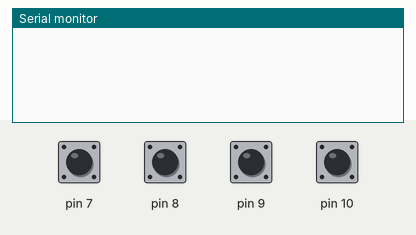
This sketch was run on a simulated Arduino Uno, built with avr-gcc and run on an emulated ATmega328P. On the bench: the last lines printed to the serial monitor. The inputs (shaded band) are chosen by the test bench; at power-on: pin 7–10 HIGH. No radio packets arrive unless stated.

Above: at 1.2 s.
1.3 s: pin 7 pulled LOW for 0.15 s
At 2.6 s:
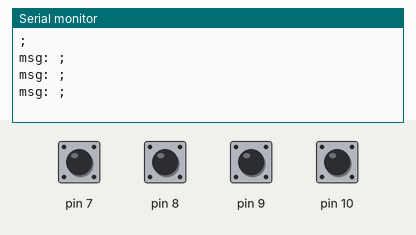
2.9 s: pin 8 pulled LOW for 0.15 s
At 3.3 s:
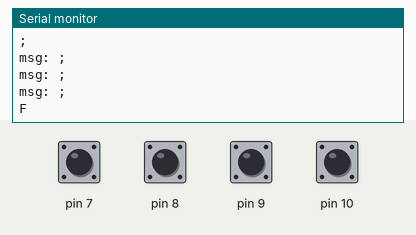
4.5 s: pin 9 pulled LOW for 0.15 s
At 5.7 s:
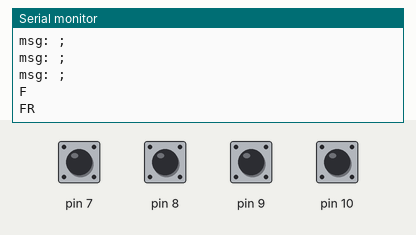
6.1 s: pin 10 pulled LOW for 0.15 s
At 6.9 s:
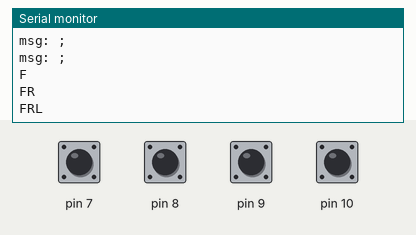
7.7 s: pin 7 pulled LOW for 1 s
At 7.83 s:
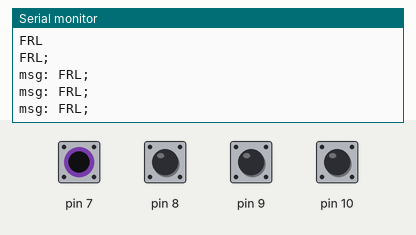
10.2 s: pin 9 pulled LOW for 1 s
At 11.2 s:
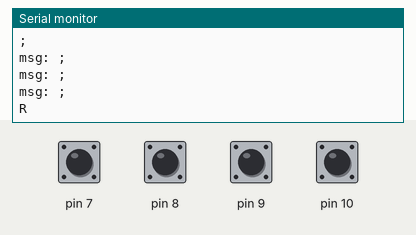

The sketch:

transmitter.ino
```cpp
#include <VirtualWire.h>

#define BAUD 9600
#define RF_BAUD 4000
#define TX_PIN 12

bool isDone = false;

#define left 0
#define right 1
#define fwd 2
#define bwd 3


bool fwd_pushed = false;
bool left_pushed = false;
bool right_pushed = false;
bool bwd_pushed = false;

#define DELAY_BOUNCE 250

#define DELIMITER ";"

#define numberOfButtons 4

#define input(pin) (pinMode(pin, INPUT_PULLUP))

bool isPushed(int pin){
	return (digitalRead(pin) == LOW);
}

void send_data(String in){
  for (int i = 0; i < 3; i++)
  {
    const char* msg = in.c_str();
    Serial.println("msg: " + String(msg));
    vw_send((uint8_t*) in.c_str(), in.length());
    vw_wait_tx();
  }
}

uint8_t buttons[numberOfButtons] = {10, 9, 8, 7};

String push_sequence = "";

void setup(){
	Serial.begin(BAUD);
  vw_set_ptt_inverted(true);
	vw_set_tx_pin(TX_PIN);
  vw_setup(RF_BAUD);
	for (uint8_t i = 0; i < numberOfButtons; i++) input(buttons[i]);
}

void loop(){
	if (isPushed(buttons[left]) && !left_pushed){
		push_sequence += String("L");
    Serial.println(push_sequence);
		left_pushed = true;
	}

	if (isPushed(buttons[right]) && !right_pushed){
		push_sequence += String("R");
    Serial.println(push_sequence);
		right_pushed = true;
	}

	if (isPushed(buttons[fwd]) && !fwd_pushed){
		push_sequence += String("F");
    Serial.println(push_sequence);
		fwd_pushed = true;
	}

	if (isPushed(buttons[bwd]) && !bwd_pushed){
    push_sequence += String(DELIMITER);
    bwd_pushed = true;
    fwd_pushed = false;
    right_pushed = false;
    left_pushed = false;
    Serial.println(push_sequence);
	}

  if (bwd_pushed) {
    send_data(push_sequence);
    push_sequence = "";
    bwd_pushed = false;
  }

}
```

Measured:
- after the input at 1.3 s, the serial monitor: prints a new line at once (image 1)
- after the input at 2.9 s, the serial monitor: prints a new line at once (image 2)
- after the input at 4.5 s, the serial monitor: prints a new line at once (image 3)
- after the input at 6.1 s, the serial monitor: prints a new line at once (image 4)
- after the input at 7.7 s, the serial monitor: prints a new line at once (image 5)
- after the input at 10.2 s, the serial monitor: prints a new line at once (image 6)
